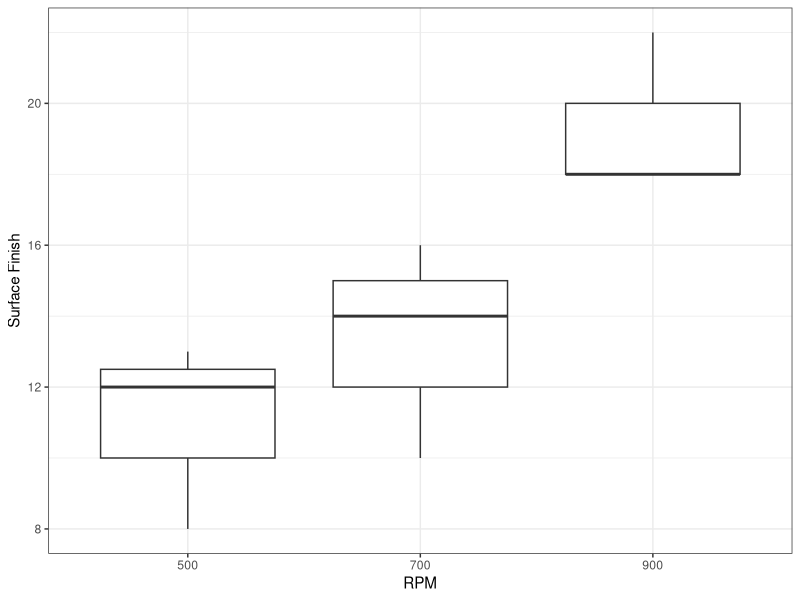

Here is the R script that generated this plot:
## ---- chunk 1
knitr::opts_chunk$set(echo = TRUE)
library(knitr)
library(tidyverse)
library(ggfortify)
## ---- chunk 2
lathe_data <- data.frame(Speed = factor(c(500,500,500, 700,700,700, 900,900,900)),
                         Finish = c(8,13,12, 10,16,14, 18,22,18) )

lathe_data %>% 
        kable()
## ---- chunk 3
ggplot(lathe_data, aes(x=Speed, y=Finish)) +
  geom_boxplot() +
  labs(x="RPM", y="Surface Finish") + 
  theme_bw()

lathe_data %>% 
  group_by(Speed) %>% 
  summarize(Mean=mean(Finish),
            SD=sd(Finish),
            Min=min(Finish),
            Q1 = quantile(Finish, prob=0.25),
            Median=median(Finish),
            Q3 = quantile(Finish, prob=0.75),
            Max=max(Finish)) %>%
  kable()
## ---- chunk 4
lathe_data.anove <- aov(Finish ~ Speed, data=lathe_data) 
## ---- chunk 5
summary(lathe_data.anove)
